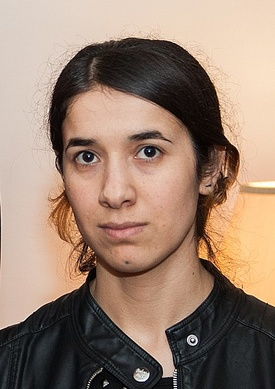
#> input picture 2-Python for Computer Vision/Images/Nadia_Murad.jpg, 275 x 389 px, shrunk from 440 x 623 before the run, found by its file name
$ jupyter execute 'Detecting face.ipynb'   (shell and % lines are left out)
#> lines starting #> are read from the running program, lines starting #| are printed output that depends on the picture; after the words box and inside, x2 and y2 are one past the last pixel; in counts of white or black regions, pixels touching at a corner belong together
### Face Detection with Haar Cascades Note: This is face detection NOT face recognition. We are only detecting if a face is in an image, not who the face actually is. That requires deep learning which we'll go over later!

[cell 1]
import numpy as np
import cv2
import matplotlib.pyplot as plt

https://en.wikipedia.org/wiki/Denis_Mukwege<br>
https://en.wikipedia.org/wiki/Nadia_Murad

[cell 2]
nadia=cv2.imread("Nadia_Murad.jpg",0)
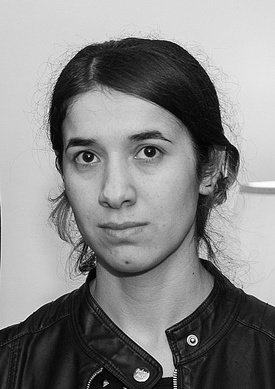
#> nadia: shape (389, 275); min 0, max 255, mean 134.7
denis=cv2.imread("Denis_Mukwege.jpg",0)
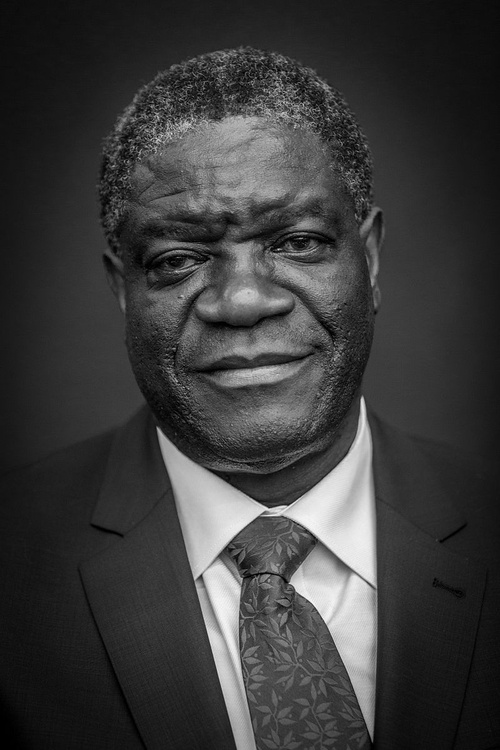
#> input picture 2-Python for Computer Vision/Images/Denis_Mukwege.jpg, 500 x 750 px, shrunk from 800 x 1200 before the run, found by its file name
#> denis is the input picture: shape (750, 500); min 0, max 249, mean 58.8
solvay=cv2.imread("solvay_conference.jpg",0)
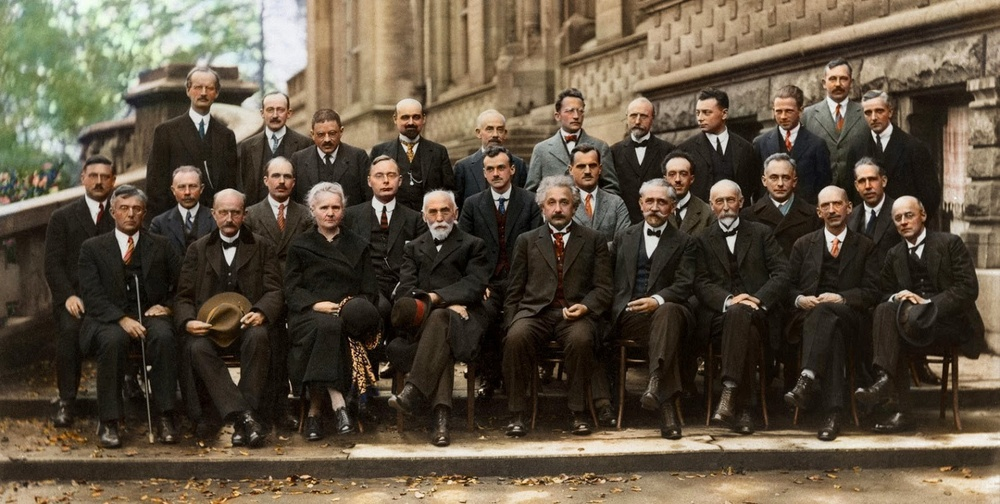
#> input picture 2-Python for Computer Vision/Images/solvay_conference.jpg, 1000 x 504 px, shrunk from 1600 x 806 before the run, found by its file name
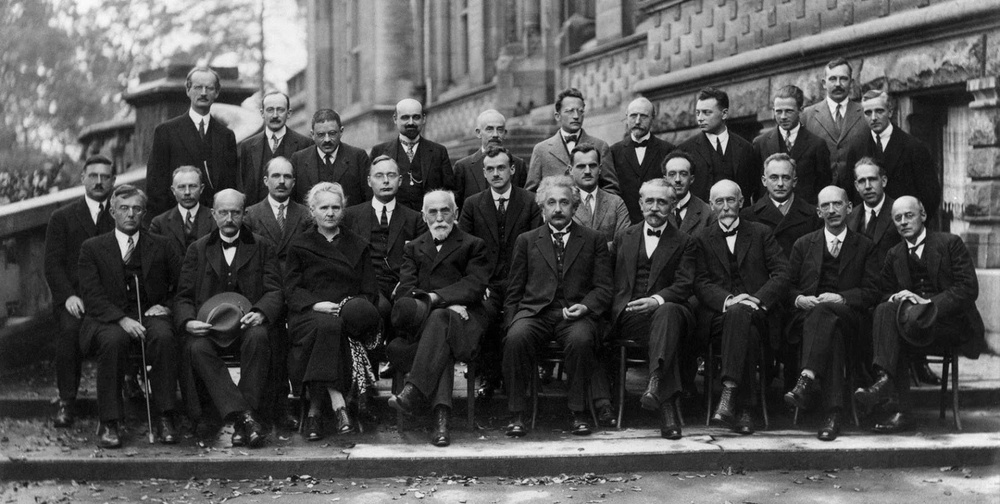
#> solvay: shape (504, 1000); min 0, max 253, mean 82.7

[cell 3]
plt.imshow(nadia,cmap='gray')

[cell 4]
plt.imshow(solvay,cmap='gray')

[cell 5]
plt.imshow(denis,cmap='gray')

[cell 6]
face_cascade=cv2.CascadeClassifier("haarcascade_frontalface_default.xml")

[cell 7]
def detect_face(img):
    face_img=img.copy()
    face_rects=face_cascade.detectMultiScale(face_img)
#> face_rects = [[76, 116, 327, 327]]

    for(x,y,w,h) in face_rects:
        cv2.rectangle(face_img,(x,y),(x+w,y+h),(255,255,255),10)
        return face_img
#> this loop made 1 pass
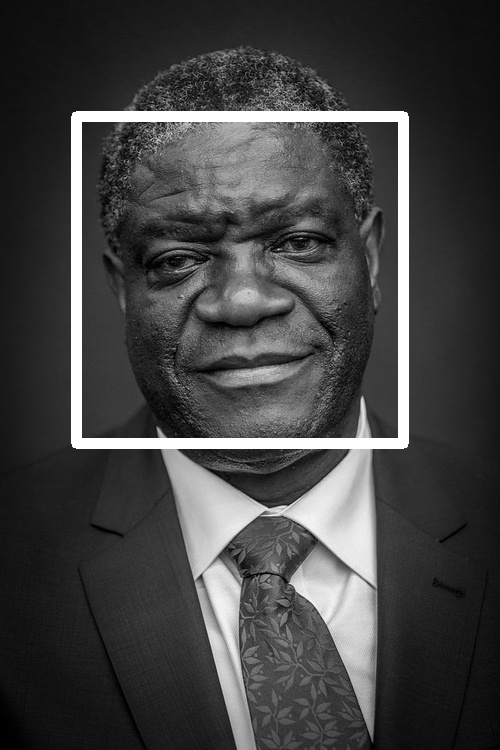
#> face_img: shape (750, 500); 3.83% of pixels changed, all inside (x1, y1, x2, y2) = (71, 111, 409, 449)
#> this loop made 1 pass
#> (x, y, w, h) on pass 1: (34, 88, 171, 171)
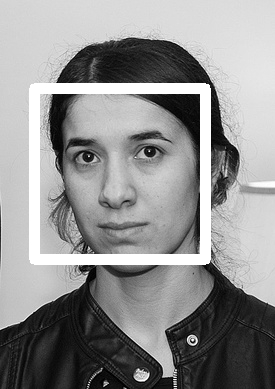
#> face_img: shape (389, 275); 7% of pixels changed, all inside (x1, y1, x2, y2) = (29, 83, 211, 265)
#> in detect_face (call 3), `face_rects=face_cascade.detectMultiScale(face_img)`: face_rects = 28 rows, first 6: [824, 68, 29, 29], [188, 76, 31, 31], [260, 99, 29, 29], [770, 101, 28, 28], [572, 154, 31, 31], [480, 156, 32, 32]
#> this loop made 1 pass
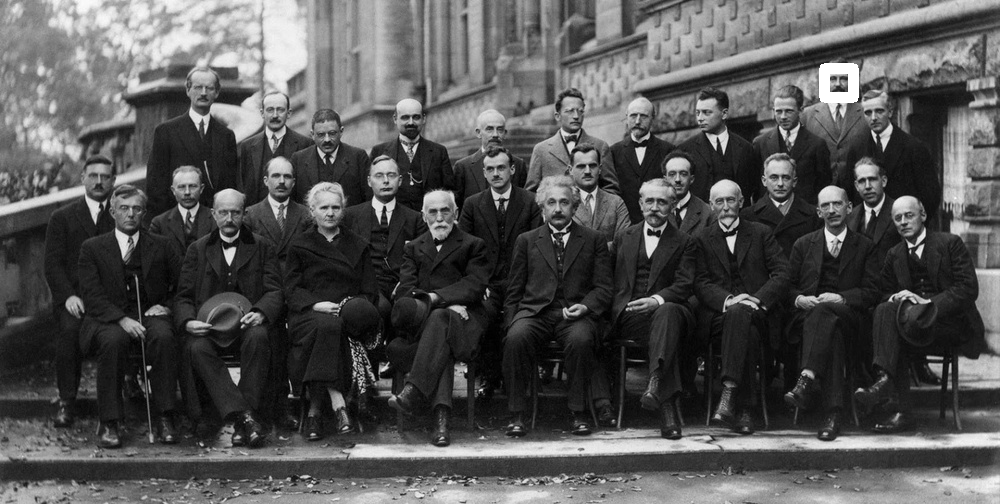
#> face_img: shape (504, 1000); 0.25% of pixels changed, all inside (x1, y1, x2, y2) = (819, 63, 859, 103)
